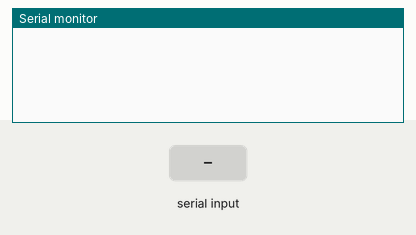
Bench run of a sketch on a simulated Arduino Uno, built with avr-gcc and run on an emulated ATmega328P. On the bench: the last lines printed to the serial monitor. Inputs (shaded band) come from the test bench.

Above: at 1.2 s.
1.3 s: "1" received over Serial
At 3.0 s:
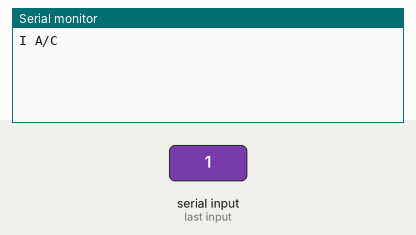
3.3 s: "0" received over Serial
At 4.5 s:
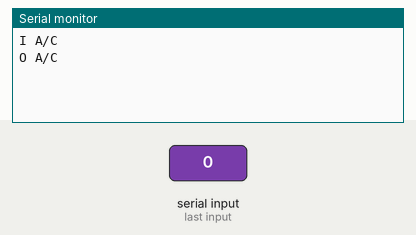

Measured:
- after the input at 1.3 s, the serial monitor: prints a new line after 0.57 s (image 1)
- after the input at 3.3 s, the serial monitor: prints a new line after 0.07 s (image 2)

The sketch:

sketch_jul31a.ino.ino
```cpp
#include<IRremote.h>

IRsend irsend;

int val = 0;

void setup() {
  Serial.begin(9600);
}

void loop() {

  if ( Serial.available() > 0) {
    val = Serial.read();
    if (val == '1') {
      irsend.sendSony("72463F7", 12);
      delay(500);
      Serial.println("I A/C");
    } else if (val == '0') {
      irsend.sendSony("C6EE468A", 12);
      Serial.println("O A/C");
    }
  }
}
```
